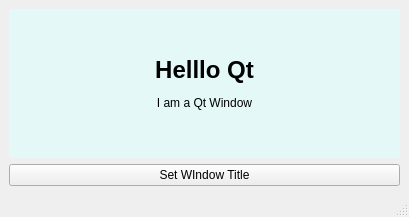
<?xml version="1.0" encoding="UTF-8"?>
<ui version="4.0">
 <class>MainWindow</class>
 <widget class="QMainWindow" name="MainWindow">
  <property name="geometry">
   <rect>
    <x>0</x>
    <y>0</y>
    <width>409</width>
    <height>217</height>
   </rect>
  </property>
  <property name="windowTitle">
   <string>MainWindow</string>
  </property>
  <widget class="QWidget" name="centralwidget">
   <layout class="QVBoxLayout" name="verticalLayout">
    <item>
     <widget class="QLabel" name="label">
      <property name="styleSheet">
       <string notr="true">background-color: #e4f8f8</string>
      </property>
      <property name="text">
       <string>&lt;h1&gt;Helllo &lt;b&gt;Q&lt;/b&gt;t&lt;/h1&gt;
I am a Qt Window</string>
      </property>
      <property name="alignment">
       <set>Qt::AlignCenter</set>
      </property>
     </widget>
    </item>
    <item>
     <widget class="QPushButton" name="pushButton">
      <property name="text">
       <string>Set WIndow Title</string>
      </property>
     </widget>
    </item>
   </layout>
  </widget>
  <widget class="QMenuBar" name="menubar">
   <property name="geometry">
    <rect>
     <x>0</x>
     <y>0</y>
     <width>409</width>
     <height>22</height>
    </rect>
   </property>
  </widget>
  <widget class="QStatusBar" name="statusbar"/>
 </widget>
 <resources/>
 <connections/>
</ui>
